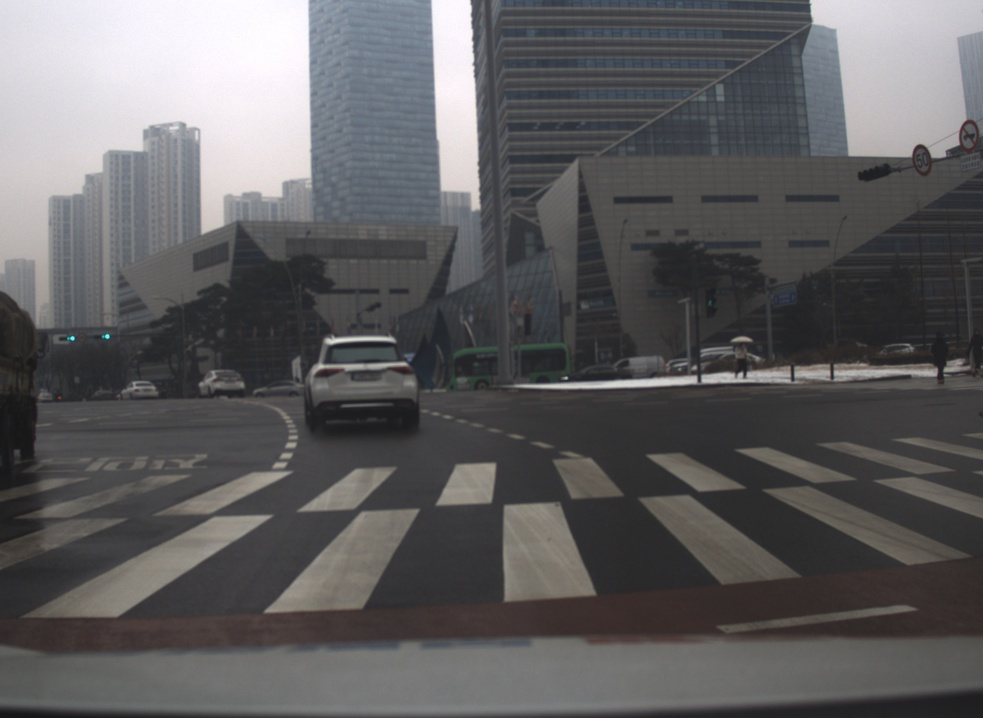
#> input picture testTEST/swir/swir_image_000000.jpg, 983 x 718 px, shrunk from 1955 x 1427 before the run, found by its file name
$ python test_crop.py
#> lines starting #> are read from the running program, lines starting #| are printed output that depends on the picture
import cv2
import numpy as np
import matplotlib.pyplot as plt

# Step 1: Load the image
image = cv2.imread('result_data1/swir_ali/swir_image_000000.jpg')
#> image is the input picture: shape (718, 983, 3); mean B, G, R 95, 93.7, 94.7

# Step 2: Convert the image to grayscale (assuming the rhombus is a different color than the black background)
gray_image = cv2.cvtColor(image, cv2.COLOR_BGR2GRAY)

# Step 1: Load the imag

# Step 3: Threshold the image to separate the rhombus from the black background
_, thresh_image = cv2.threshold(gray_image, 10, 255, cv2.THRESH_BINARY)
#> thresh_image: shape (718, 983); every value is 255

# Step 4: Find the bounding box for the non-black part of the image (the rhombus)
coords = np.column_stack(np.where(thresh_image > 0))
#> coords = 705794 pairs, first value 0 to 717, second value 0 to 982
x, y, w, h = cv2.boundingRect(coords)
#> x = 0; y = 0; w = 718; h = 983

# Step 5: Compute the diagonals of the rhombus from the bounding box
# The diagonals of the rhombus are the width and height of the bounding box
diag1 = w  # One diagonal (horizontal diagonal of bounding box)
#> diag1 = 718
diag2 = h  # The other diagonal (vertical diagonal of bounding box)
#> diag2 = 983

# Step 6: The largest inner rectangle is sqrt(2)/2 of the diagonals of the rhombus
# The largest rectangle will have sides that are sqrt(2)/2 times the lengths of the diagonals
inner_w = int(diag1 / np.sqrt(2))
#> inner_w = 507
inner_h = int(diag2 / np.sqrt(2))
#> inner_h = 695

# Step 7: Center the largest rectangle inside the rhombus
# Calculate the top-left corner of the inner rectangle
inner_x = x + (w - inner_w) // 2
#> inner_x = 105
inner_y = y + (h - inner_h) // 2
#> inner_y = 144

# Step 8: Crop the largest inner rectangle
cropped_image = image[inner_y:inner_y+inner_h, inner_x:inner_x+inner_w]
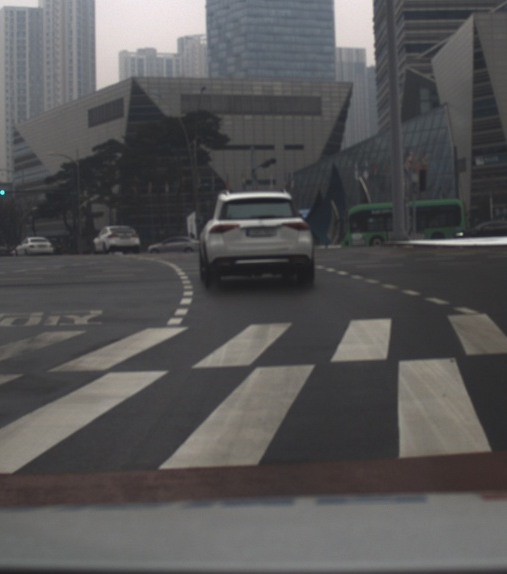
#> cropped_image: shape (574, 507, 3); mean B, G, R 85.5, 85, 85.9

cv2.imshow('Original',cv2.cvtColor(image, cv2.COLOR_BGR2RGB))


cv2.imshow('Cropped',cv2.cvtColor(cropped_image, cv2.COLOR_BGR2RGB))
cv2.waitKey(0)
